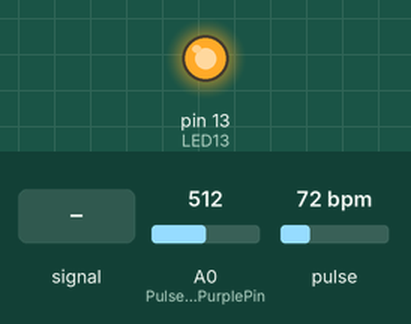
Recording of a sketch running on a simulated Arduino Uno, built with avr-gcc and run on an emulated ATmega328P. Shown: output pins drawn as LEDs (lit = HIGH). Dashed ring = blinking. The inputs (shaded band) are chosen by the test bench; at power-on: A0 (PulseSensorPurplePin) = 512, pulse 72 bpm. What the sketch prints to the serial monitor is not drawn.

Above: at 1.2 s.
1.3 s: A0 (PulseSensorPurplePin) fed a 200 Hz sine of ±81 counts around its level
At 1.63 s:
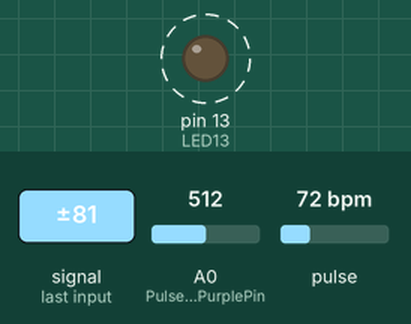
4.3 s: A0 (PulseSensorPurplePin) set to 716
5.8 s: A0 (PulseSensorPurplePin) set to 523
7.3 s: A0 (PulseSensorPurplePin) set to 500
At 8.5 s:
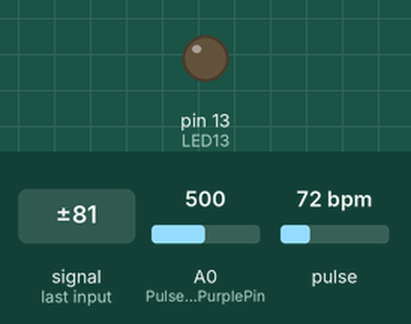
8.8 s: A0 (PulseSensorPurplePin) set to 511
At 9.7 s:
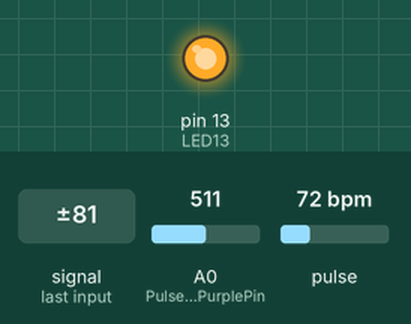
Timing chart, 0 to 11.3 s (numbered marks = the images above; inputs shaded):
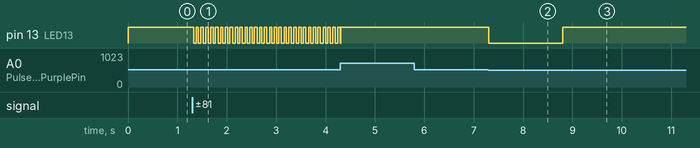

The sketch:

05_BPM_IBI.ino
```cpp
/*  PulseSensor Starter Project and Signal Tester
 *  The Best Way to Get Started  With, or See the Raw Signal of, your PulseSensor.com™ & Arduino.
 *
 *  Here is a link to the tutorial
 *  https://pulsesensor.com/pages/code-and-guide
 *
 *  WATCH ME (Tutorial Video):
 *  https://www.youtube.com/watch?v=RbB8NSRa5X4
 *
 *
-------------------------------------------------------------
1) This shows a live human Heartbeat Pulse.
2) Live visualization in Arduino's Cool "Serial Plotter".
3) Blink an LED on each Heartbeat.
4) This is the direct Pulse Sensor's Signal.
5) A great first-step in troubleshooting your circuit and connections.
6) "Human-readable" code that is newbie friendly."

*/

#define USE_ARDUINO_INTERRUPTS true
#include <PulseSensorPlayground.h>

PulseSensorPlayground pulseSensor;

//  Variables
int PulseSensorPurplePin = 0;        // Pulse Sensor PURPLE WIRE connected to ANALOG PIN 0
int LED13   = 13;   //  The on-board Arduion LED


int Signal;                // holds the incoming raw data. Signal value can range from 0-1024
int Threshold = 510;            // Determine which Signal to "count as a beat", and which to ingore.


// The SetUp Function:
void setup() {
  pulseSensor.analogInput(0);
  pinMode(LED13,OUTPUT);         // pin that will blink to your heartbeat!
  Serial.begin(9600);         // Set's up Serial Communication at certain speed.
  // Double-check the "pulseSensor" object was created and "began" seeing a signal.
   if (pulseSensor.begin()) {
    Serial.println("We created a pulseSensor Object !");  //This prints one time at Arduino power-up,  or on Arduino reset.
  }
}

// The Main Loop Function
void loop() {

   Signal = analogRead(PulseSensorPurplePin);  // Read the PulseSensor's value.
                                              // Assign this value to the "Signal" variable.

   int BPM = pulseSensor.getBeatsPerMinute();
   int IBI = pulseSensor.getInterBeatIntervalMs();

   Serial.println(IBI);                    // Send the Signal value to Serial Plotter.


   if(Signal > Threshold){                          // If the signal is above "550", then "turn-on" Arduino's on-Board LED.
     digitalWrite(LED13,HIGH);
   } else {
     digitalWrite(LED13,LOW);                //  Else, the sigal must be below "550", so "turn-off" this LED.
   }


delay(10);


}
```

Measured:
- after the input at 1.3 s, pin 13 (LED13): alternates HIGH for 0.05 s and LOW for 0.05 s, starting at once
- after the input at 4.3 s, pin 13 (LED13): goes on until 4.3 s, then stays HIGH
- after the input at 5.8 s, every drawn part: stays the same
- after the input at 7.3 s, pin 13 (LED13): HIGH → LOW at once
- after the input at 8.8 s, pin 13 (LED13): LOW → HIGH at once
